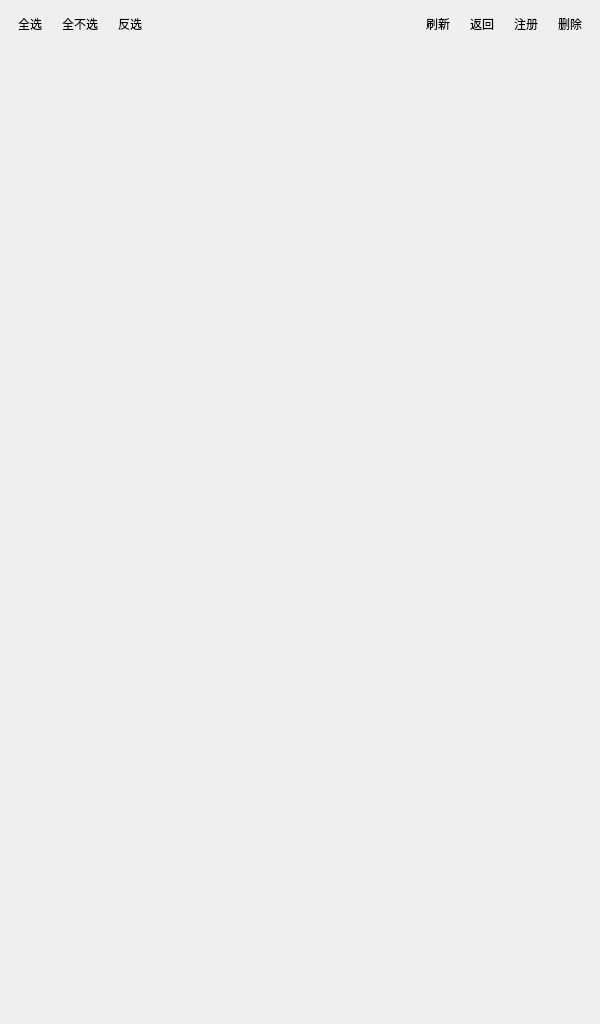
<?xml version="1.0" encoding="UTF-8"?>
<ui version="4.0">
 <class>FaceInfoWidget</class>
 <widget class="QWidget" name="FaceInfoWidget">
  <property name="geometry">
   <rect>
    <x>0</x>
    <y>0</y>
    <width>600</width>
    <height>1024</height>
   </rect>
  </property>
  <property name="windowTitle">
   <string>Form</string>
  </property>
  <property name="styleSheet">
   <string notr="true">
QPushButton:hover{
background-color:rgba(150,150,150,80);
border:1px solid rgb(0,0,255);

}
QPushButton:pressed{
background-color:rgba(150,150,150,100);
border:1px solid rgb(0,0,255);
}</string>
  </property>
  <layout class="QVBoxLayout" name="verticalLayout">
   <item>
    <layout class="QHBoxLayout" name="horizontalLayout">
     <item>
      <widget class="QToolButton" name="tb_selectAll">
       <property name="minimumSize">
        <size>
         <width>0</width>
         <height>0</height>
        </size>
       </property>
       <property name="maximumSize">
        <size>
         <width>999</width>
         <height>999</height>
        </size>
       </property>
       <property name="text">
        <string>全选</string>
       </property>
       <property name="icon">
        <iconset resource="../../qrc.qrc">
         <normaloff>:/img/icon_selectAll.png</normaloff>:/img/icon_selectAll.png</iconset>
       </property>
       <property name="iconSize">
        <size>
         <width>24</width>
         <height>24</height>
        </size>
       </property>
       <property name="toolButtonStyle">
        <enum>Qt::ToolButtonTextBesideIcon</enum>
       </property>
       <property name="autoRaise">
        <bool>true</bool>
       </property>
      </widget>
     </item>
     <item>
      <widget class="QToolButton" name="tb_unselectAll">
       <property name="minimumSize">
        <size>
         <width>0</width>
         <height>0</height>
        </size>
       </property>
       <property name="maximumSize">
        <size>
         <width>999</width>
         <height>999</height>
        </size>
       </property>
       <property name="text">
        <string>全不选</string>
       </property>
       <property name="icon">
        <iconset resource="../../qrc.qrc">
         <normaloff>:/img/icon_unselectAll.png</normaloff>:/img/icon_unselectAll.png</iconset>
       </property>
       <property name="iconSize">
        <size>
         <width>24</width>
         <height>24</height>
        </size>
       </property>
       <property name="toolButtonStyle">
        <enum>Qt::ToolButtonTextBesideIcon</enum>
       </property>
       <property name="autoRaise">
        <bool>true</bool>
       </property>
      </widget>
     </item>
     <item>
      <widget class="QToolButton" name="tb_revertSelect">
       <property name="minimumSize">
        <size>
         <width>0</width>
         <height>0</height>
        </size>
       </property>
       <property name="maximumSize">
        <size>
         <width>999</width>
         <height>999</height>
        </size>
       </property>
       <property name="text">
        <string>反选</string>
       </property>
       <property name="icon">
        <iconset resource="../../qrc.qrc">
         <normaloff>:/img/icon_InvetSelectAll.png</normaloff>:/img/icon_InvetSelectAll.png</iconset>
       </property>
       <property name="iconSize">
        <size>
         <width>24</width>
         <height>24</height>
        </size>
       </property>
       <property name="toolButtonStyle">
        <enum>Qt::ToolButtonTextBesideIcon</enum>
       </property>
       <property name="autoRaise">
        <bool>true</bool>
       </property>
       <property name="arrowType">
        <enum>Qt::NoArrow</enum>
       </property>
      </widget>
     </item>
     <item>
      <spacer name="horizontalSpacer">
       <property name="orientation">
        <enum>Qt::Horizontal</enum>
       </property>
       <property name="sizeHint" stdset="0">
        <size>
         <width>40</width>
         <height>20</height>
        </size>
       </property>
      </spacer>
     </item>
     <item>
      <widget class="QToolButton" name="tb_refresh">
       <property name="text">
        <string>刷新</string>
       </property>
       <property name="icon">
        <iconset resource="../../qrc.qrc">
         <normaloff>:/img/icon_refresh.png</normaloff>:/img/icon_refresh.png</iconset>
       </property>
       <property name="iconSize">
        <size>
         <width>28</width>
         <height>28</height>
        </size>
       </property>
       <property name="toolButtonStyle">
        <enum>Qt::ToolButtonTextBesideIcon</enum>
       </property>
       <property name="autoRaise">
        <bool>true</bool>
       </property>
      </widget>
     </item>
     <item>
      <widget class="QToolButton" name="tb_back">
       <property name="text">
        <string>返回</string>
       </property>
       <property name="icon">
        <iconset resource="../../qrc.qrc">
         <normaloff>:/img/icon_return.png</normaloff>:/img/icon_return.png</iconset>
       </property>
       <property name="iconSize">
        <size>
         <width>28</width>
         <height>28</height>
        </size>
       </property>
       <property name="toolButtonStyle">
        <enum>Qt::ToolButtonTextBesideIcon</enum>
       </property>
       <property name="autoRaise">
        <bool>true</bool>
       </property>
      </widget>
     </item>
     <item>
      <widget class="QToolButton" name="tb_register">
       <property name="text">
        <string>注册</string>
       </property>
       <property name="icon">
        <iconset resource="../../qrc.qrc">
         <normaloff>:/img/icon_register.png</normaloff>:/img/icon_register.png</iconset>
       </property>
       <property name="iconSize">
        <size>
         <width>28</width>
         <height>28</height>
        </size>
       </property>
       <property name="toolButtonStyle">
        <enum>Qt::ToolButtonTextBesideIcon</enum>
       </property>
       <property name="autoRaise">
        <bool>true</bool>
       </property>
      </widget>
     </item>
     <item>
      <widget class="QToolButton" name="tb_delete">
       <property name="text">
        <string>删除</string>
       </property>
       <property name="icon">
        <iconset resource="../../qrc.qrc">
         <normaloff>:/img/icon_delete.png</normaloff>:/img/icon_delete.png</iconset>
       </property>
       <property name="iconSize">
        <size>
         <width>28</width>
         <height>28</height>
        </size>
       </property>
       <property name="toolButtonStyle">
        <enum>Qt::ToolButtonTextBesideIcon</enum>
       </property>
       <property name="autoRaise">
        <bool>true</bool>
       </property>
      </widget>
     </item>
    </layout>
   </item>
   <item>
    <widget class="FaceList" name="faceList" native="true">
     <property name="sizePolicy">
      <sizepolicy hsizetype="Preferred" vsizetype="Expanding">
       <horstretch>0</horstretch>
       <verstretch>0</verstretch>
      </sizepolicy>
     </property>
    </widget>
   </item>
  </layout>
 </widget>
 <customwidgets>
  <customwidget>
   <class>FaceList</class>
   <extends>QWidget</extends>
   <header location="global">facelist.h</header>
   <container>1</container>
  </customwidget>
 </customwidgets>
 <resources>
  <include location="../../qrc.qrc"/>
 </resources>
 <connections/>
</ui>
